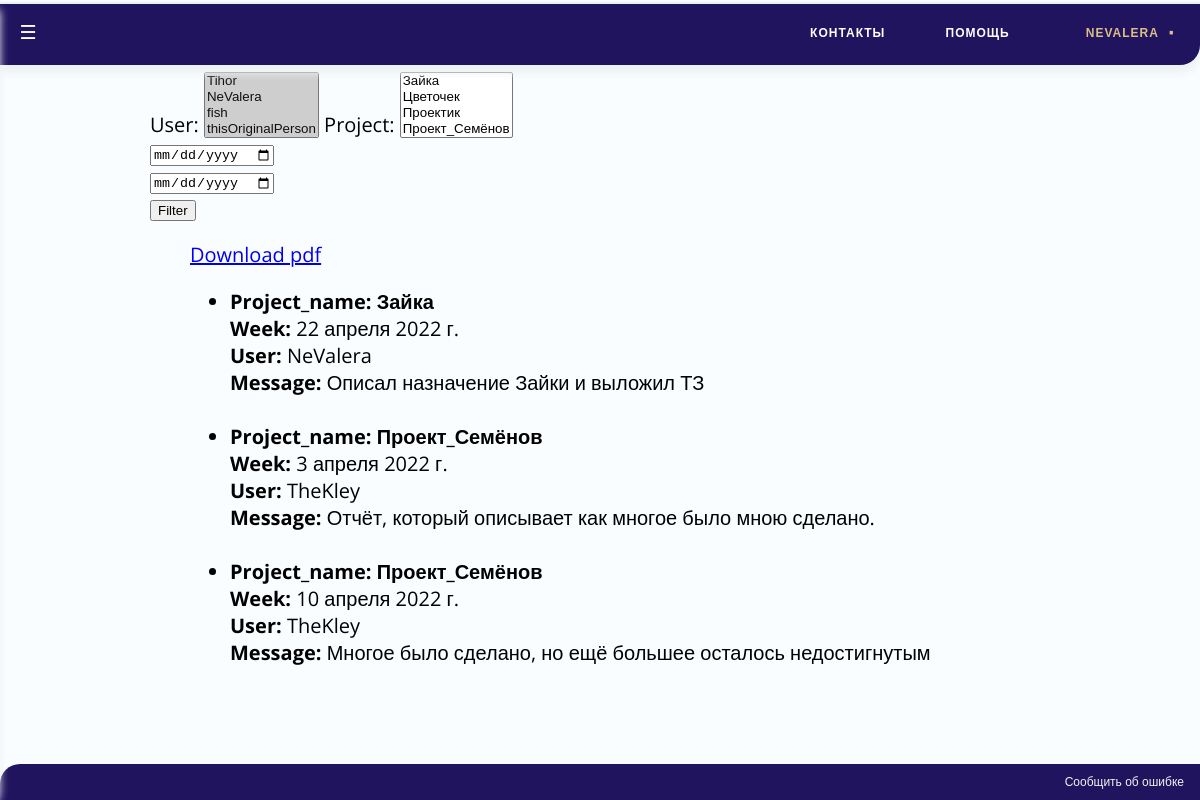
The app's page /TeleBot/reports/ (signed in), older data.
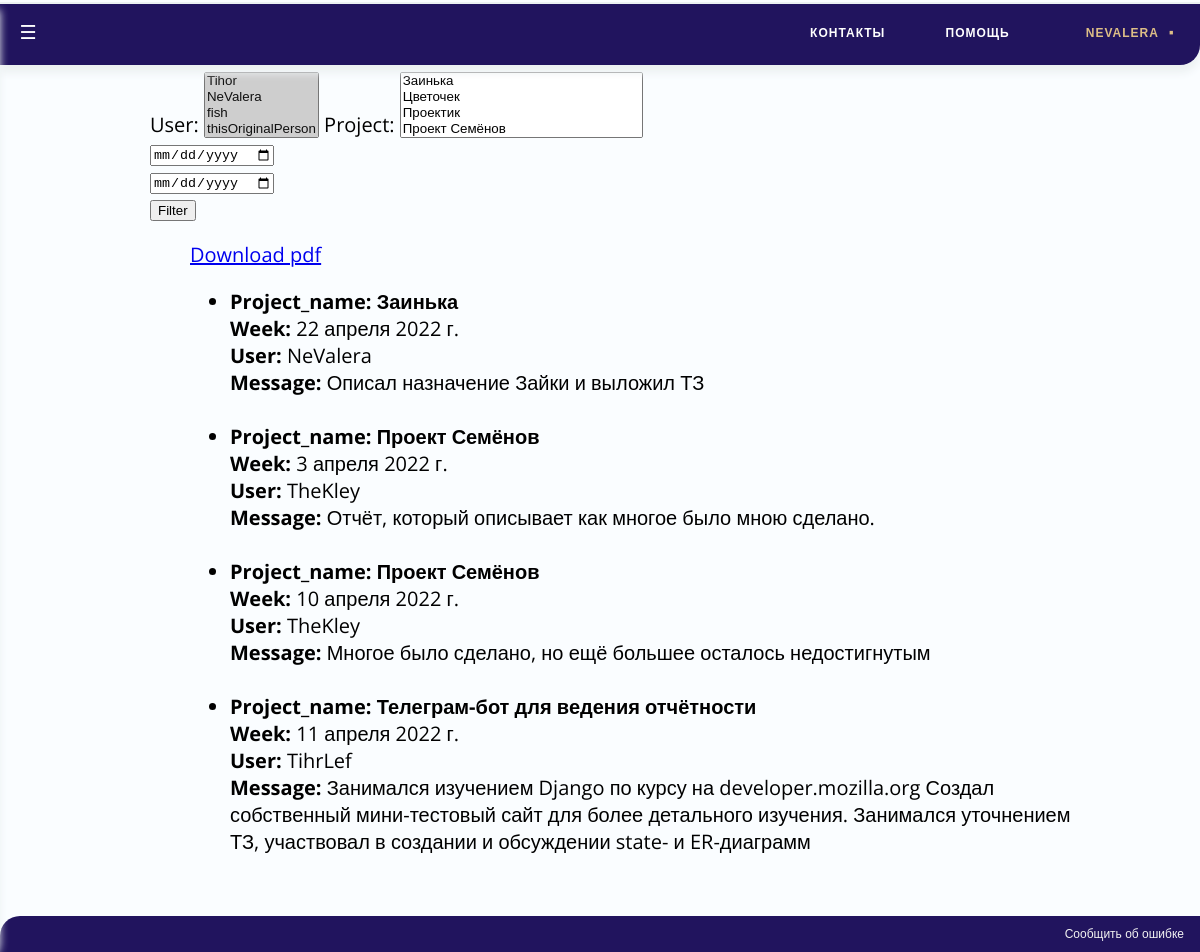
The same page, newer data.
### Reports/models.py (models this page shows, shortened)
class Report(models.Model):
	user = models.ForeignKey(User, on_delete=models.SET_NULL, null=True)
	project = models.ForeignKey(Project, on_delete=models.SET_NULL, null=True)
	report_date = models.DateField(default = date.today)
	message = models.TextField(max_length=1000, help_text="Write any additional comments")

### Projects/models.py (models this page shows, shortened)
class Project(models.Model):
	name = models.CharField(unique = True, max_length=200)
	start_date = models.DateField(default = datetime.now, null=True, blank=True)
	end_date = models.DateField(null=True, blank=True)
	users = models.ManyToManyField(User)
	responsible_user = models.ForeignKey(User, related_name="responsible", on_delete=models.SET_NULL, null=True)
	def __str__(self):
		return self.name

### Users/models.py (models this page shows, shortened)
class User(AbstractUser):
	personal_token = models.UUIDField(default=uuid.uuid4, help_text="Unique ID for this particular book across whole library")
	telegram_id = models.BigIntegerField(primary_key=True, unique=True)
	def __str__(self):
		return self.username
	def get_absolute_url(self):
		return reverse('user-detail', args=[str(self.telegram_id)])
	def is_verified(self):
		return (self.is_active) or (self.is_staff)

### TeleBot/views.py (the view, shortened to what this page needs)
@user_passes_test(User.is_verified)
def report(request):
	reports = available_reports(request)
	error_message = ''
	path = r"TeleBot/static"
	name = make_pdf(request, reports, path)
	projects = available_projects(request)
	users = available_users(request)
	if len(users) == 1:
		users.clear()
	if len(projects) == 1:
		projects.clear()
	return render(
		request,
		'Reports/reports_list.html',
		context = {'reports': reports,
			 'projects': projects,
			 'available_users': users,
			 'error_message': error_message,
			 'form': FilterForm(request.POST) if request.method == 'POST' else FilterForm(),
			 'pdfname': name[len(path):] + r"/simple_demo" + str(request.user) + ".pdf"})

### TeleBot/forms.py
class FilterForm(forms.Form):
    user = forms.ModelMultipleChoiceField(queryset = User.objects.all(), required = False)
    project = forms.ModelMultipleChoiceField(queryset = Project.objects.all(), required = False)
    left_date = forms.DateField(widget = DateInput(), required = False)
    right_date = forms.DateField(widget = DateInput(), required = False)

### TeleBot/views.py (called while the page is built)
def available_reports(request):
	return list(filter(lambda rep: (str(request.user) == str(rep.user) or request.user.is_staff or\
									str(request.user) == str(rep.project.responsible_user)),
					   Report.objects.order_by("project")))

def available_projects(request):
	if request.user.is_staff:
		return list(Project.objects.all())
	return list(request.user.project_set.all())

def available_users(request):
	if request.user.is_staff:
		return list(User.objects.all())
	users = []
	for project in available_projects(request):
			if(str(request.user) == str(project.responsible_user)):
				users += [user for user in project.users.all()]
	return list(set(users))

### TeleBot/templates/Reports/reports_list.html (shortened to what this page needs)
{% extends "base_generic.html" %}
{% load static %}
{% block content %}
<form method="post">
    {% if available_users%}
    <tr>
        <th><label for="id_user">User:</label></th>
        <td>
            <select name="user" id="id_user" multiple>
                {% for auser in available_users%}
                <option value="{{auser.telegram_id}}" selected>{{auser.username}}</option>
                {% endfor%}
            </select>
        </td>
    </tr>
    {%endif%}
    {% if projects%}
    <tr>
        <th><label for="id_project">Project:</label></th>
        <td>
            <select name="project" id="id_project" multiple>
                {% for project in projects%}
                <option value="{{project.id}}">{{project.name}}</option>
                {%endfor%}
            </select>
        </td>
    </tr><br />
    {% endif%}
    {{form.left_date}}<br />
    {{form.right_date}}<br />
    <button type="submit">Filter</button>
</form>
{% if error_message%}
<span>{{error_message}}</span>
{% else%}
<div style="margin-left:20px;margin-top:20px">
    <div style="margin-left:20px;margin-top:20px">
        {% if reports%}
		<a href="{% static pdfname %}">Download pdf</a>
        {% endif%}
        <div class="container-fluid">
            {% if reports%}
            <ul>
                {% for report in reports %}
                <li>
                    <strong>Project_name: {{report.project}}</strong><br />
                    <strong>Week:</strong> {{report.report_date}}<br />
                    <strong>User:</strong> {{report.user}}<br />
                    <strong>Message:</strong> {{report.message}}<br /> <br />
                </li>
                {% endfor %}
            </ul>
            {% else%}
            You don't have reports
            {% endif%}
        </div>
    </div>
</div>
{% endif%}
{% endblock %}

Row changes from the older to the newer data that the page shows:
changed through a linked row, Report "Описал назначение Зайки и выложил ТЗ": project "Зайка" → "Заинька"
changed through a linked row, Report "3 апреля 2022 г.": project "Проект_Семёнов" → "Проект Семёнов"
changed through a linked row, Report "10 апреля 2022 г.": project "Проект_Семёнов" → "Проект Семёнов"
added Report: project "Телеграм-бот для ведения отчётности", report_date "11 апреля 2022 г.", user "TihrLef", message "Занимался изучением Django по курсу на developer.mozilla.org Создал собственный мини-тестовый сайт для более детального изучения. Занимался уточнением ТЗ, участвовал в создании и обсуждении state- и ER-диаграмм"
Text that changed along with them:
form field project: "Зайка / Цветочек / Проектик / Проект_Семёнов" → "Заинька / Цветочек / Проектик / Проект Семёнов"
